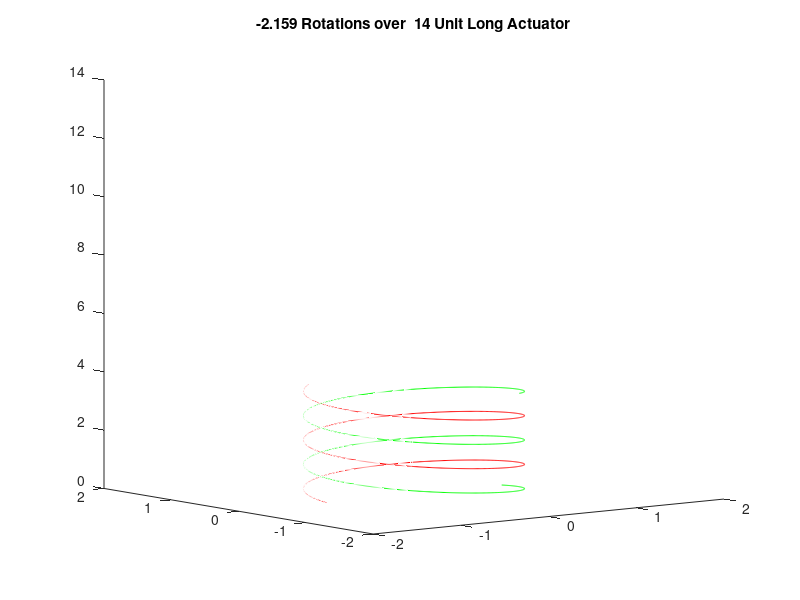
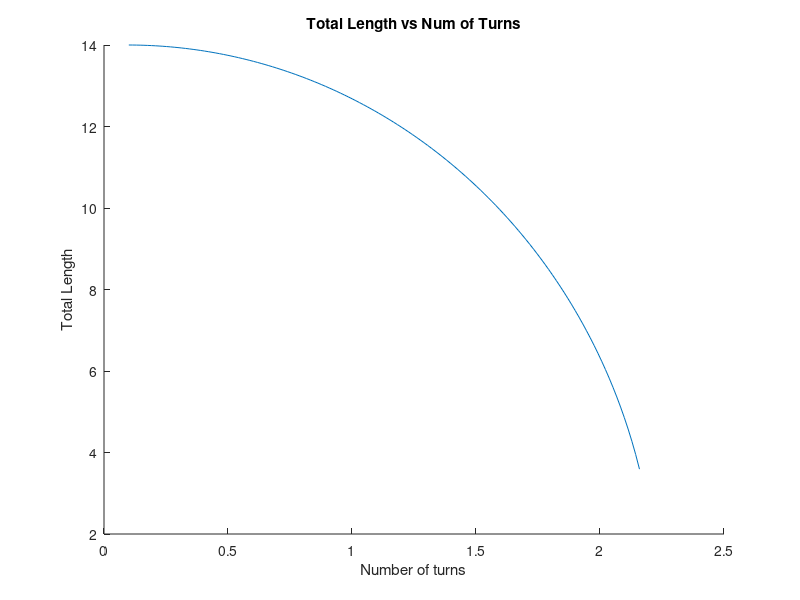
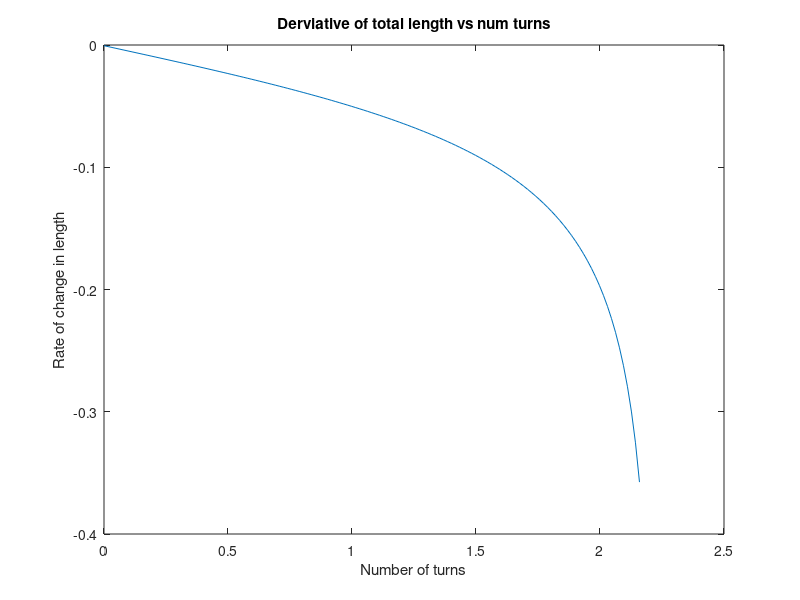

Recreate these plots in MATLAB, in order.
% helical_visualization_reversed.m
% Helical Actuator Visualization, Reverse Twisting (Negative Angles)
% Copyright 2015 Kyle Zampaglione, Andrew P. Sabelhaus
% 5.1.15
% Calculates change in z height for twisting of a helix


close all
%clear all
%Initial Parameters =========================
%K = amount of twist in radians; must be larger than 0
%L = arc length or total length or rung
%D = width of rung
%r = radius of helix
%rungs = number of rungs in ladder
K = 4*pi+1;
L = 14;
D = 2;
r = D/2;
rungs = 9;

%===========================================

%Initialize Movie Parameters
num_frames = length(pi/100:0.1:K);
N(num_frames) = struct('cdata',[],'colormap',[]);
countframe = 1;
total_height_array = [];



%Plot all helixes over range 0 to K
for j = pi/100:0.1:K
    
    c = sqrt((L/j)^2 - r^2);
    total_height = c*j;
    total_height_array(countframe)= total_height;
    
    
    %Set up arrays for helixes
    x_tot = length(0:0.1:j);
    y_tot = length(x_tot);
    z_tot = length(x_tot);
    x_tot2 = length(0:0.1:j);
    y_tot2 = length(x_tot2);
    z_tot2 = length(x_tot2);
    
    %Counter to move through array
    count = 1;
    
    %Plot Single Helix at given K value
    for i = 0:0.01:j
        %Plot first helix and store values
        x = r*cos(-i) ;
        y = r*sin(-i) ;
        z = c * i;
        x_tot(count) = x;
        y_tot(count) = y;
        z_tot(count) = z;
        
        %Plot second helix and store values
        x2 = r*cos(-(i+pi)) ;
        y2 = r*sin(-(i+pi)) ;
        z2 = c * i;
        x_tot2(count) = x2;
        y_tot2(count) = y2;
        z_tot2(count) = z2;
        count = count +1;
    end
    
    
    
    %Plot Helices===
    hold on
    plot3(x_tot,y_tot,z_tot, 'g');
    plot3(x_tot2,y_tot2,z_tot2,'r');
    %Plot Rungs ===
    
    
    %Set up window ===
    az = -37.5;
    el = 8;
    view(az,el);
    axis([-D D -D D 0 L]);
    text(6,6,-2, sprintf('Total Height=%f',total_height))
    num_rotations = -K/(2*pi);
    title_text = sprintf('%3.3f Rotations over %3.0f Unit Long Actuator', num_rotations, L);
    title(title_text);
    
    pause(0.05);
    
    
    N(countframe) = getframe(gcf);
    countframe = countframe + 1;
    %close(gcf);
    
    
    %Clear every image except the last one=====
    if j<(K-0.1)
        clf;
    end
    
end




%Plot number of turns vs total length
figure
hold on
num_turns = linspace(0.1,K/(2*pi), length(total_height_array));
plot(num_turns, total_height_array)
title('Total Length vs Num of Turns')
xlabel('Number of turns')
ylabel('Total Length')

hold off

%Derivative; rate of change of turns vs length
figure
tot_height_deriv = diff(total_height_array);
num_turns_deriv = linspace(0,K/(2*pi), length(tot_height_deriv));
plot(num_turns_deriv, tot_height_deriv)
title('Derviative of total length vs num turns')
xlabel('Number of turns')
ylabel('Rate of change in length')

